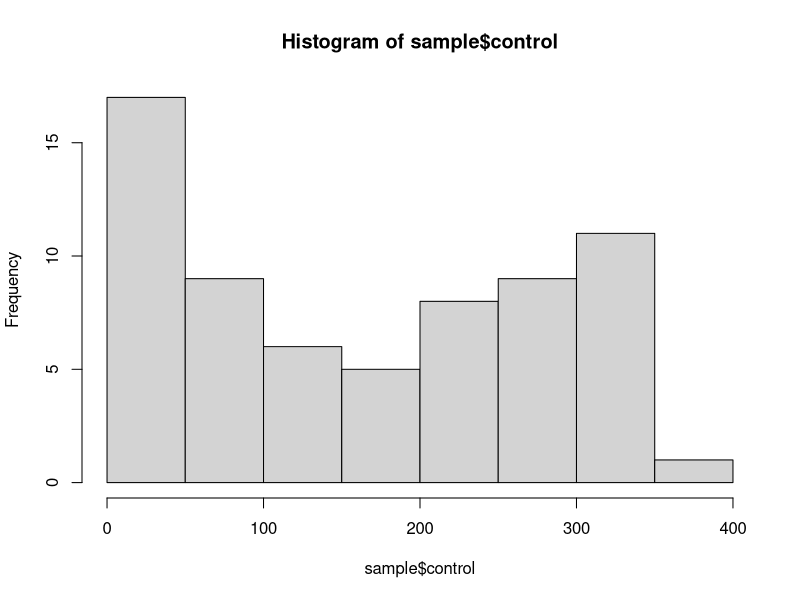
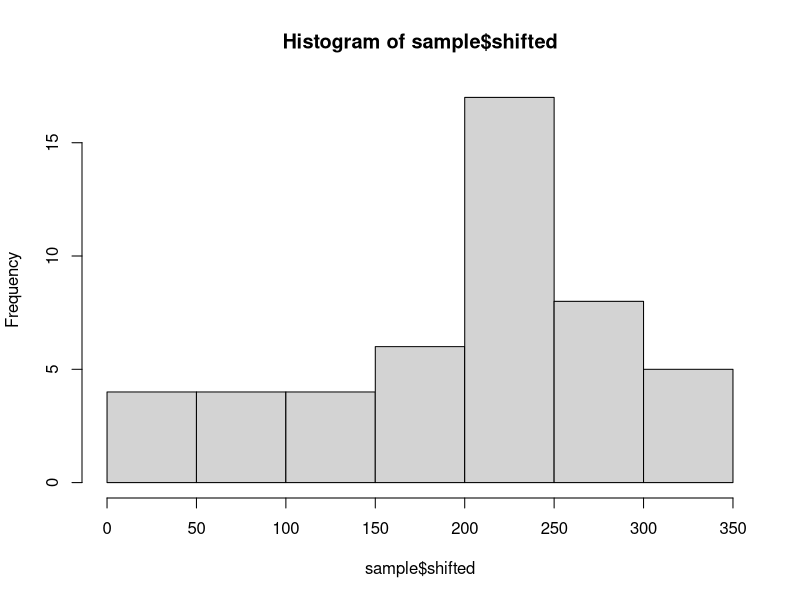

Generate these figures, in order, with R:
library(circular)

sample <- split(swallows$heading, swallows$treatment)
sample

hist(sample$control)
hist(sample$shifted)

control <- circular(as.numeric(sample$control) * pi / 180)
treatment <- circular(as.numeric(sample$shifted) * pi / 180)

# P-value < 0.001 < 0.05 => reject null hypothesis
watson.two.test(control, treatment)
